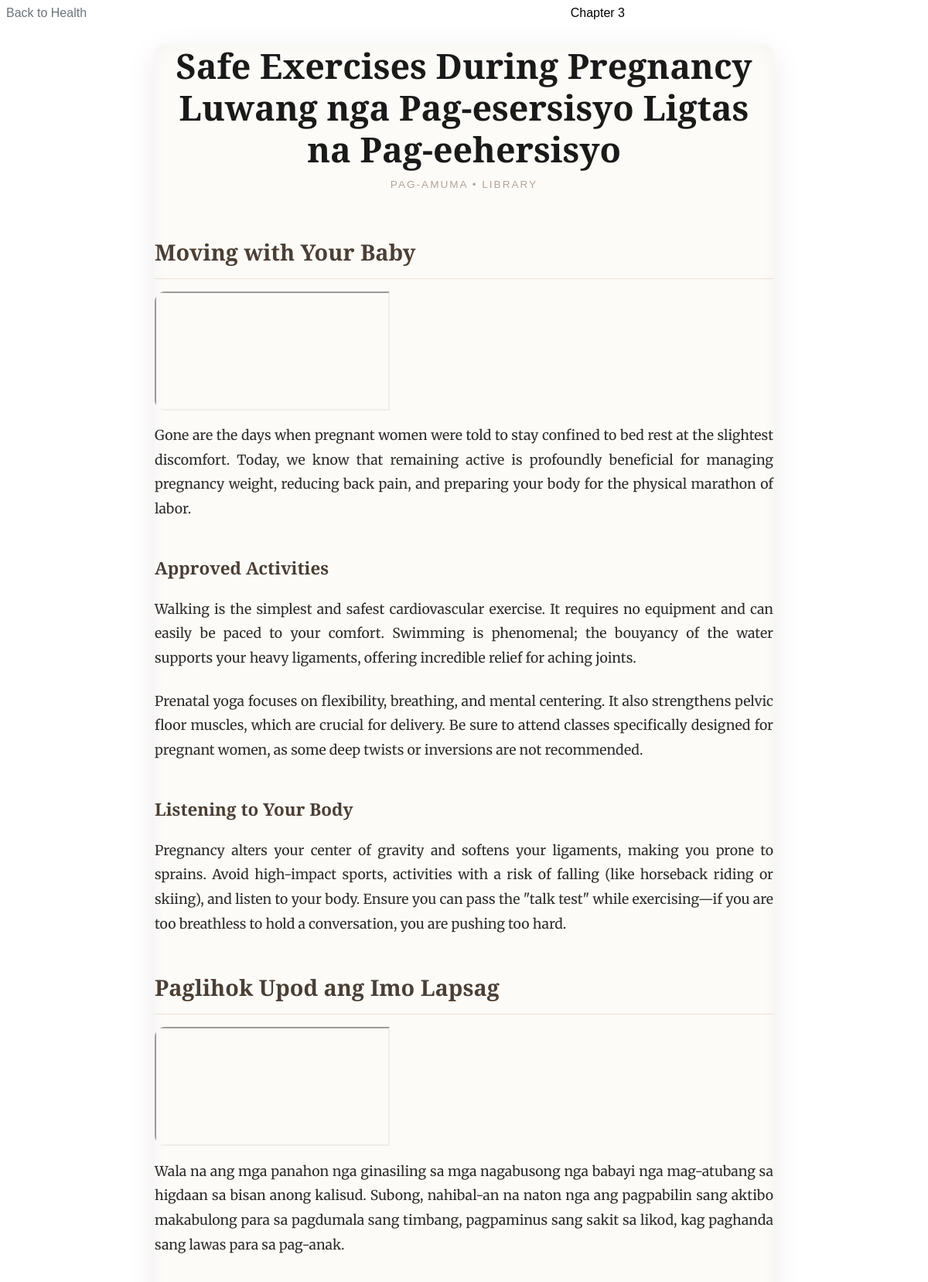
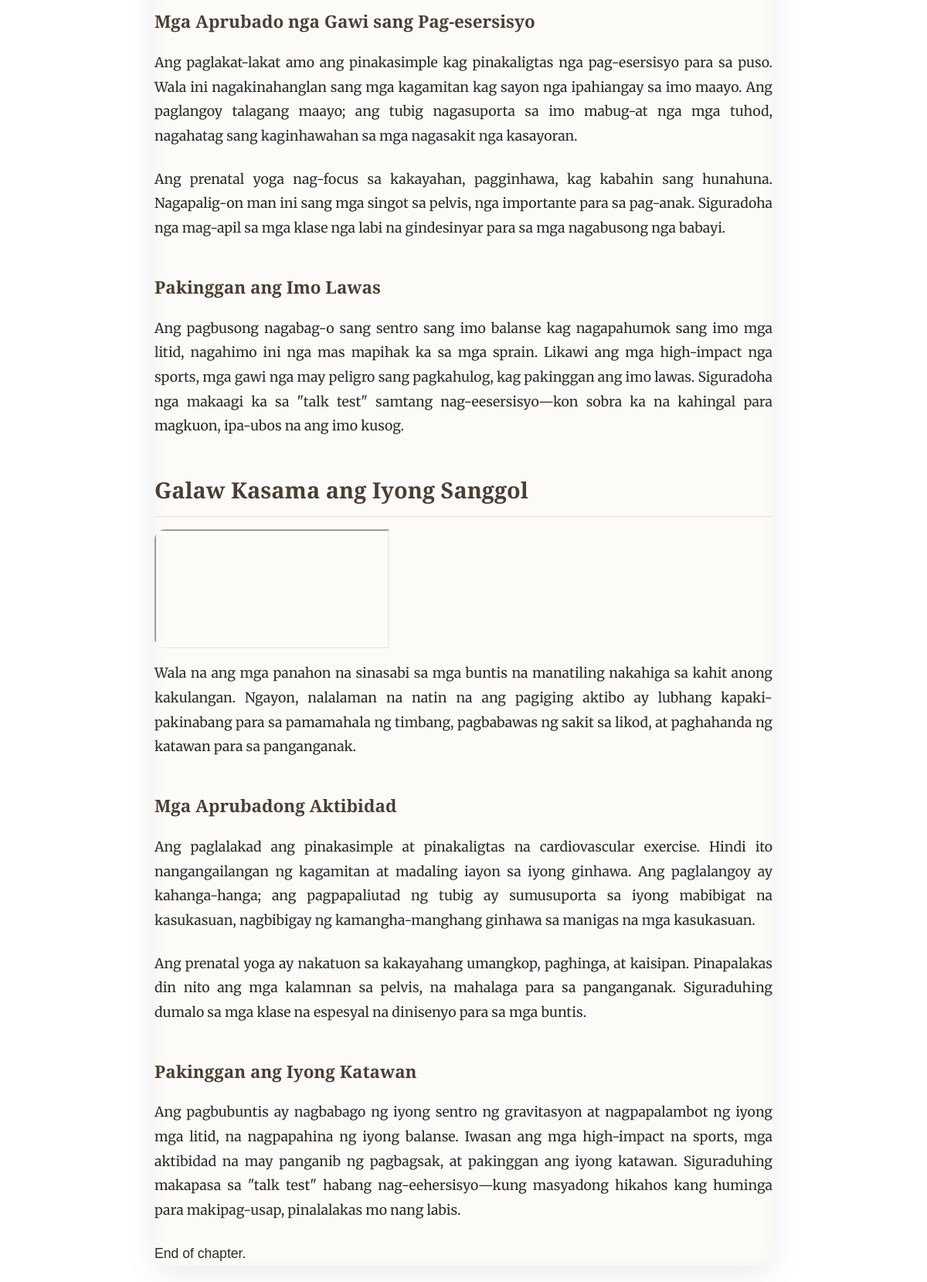
Page /mothers/pages/read_article.php?id=3 on the committed database (2 pictures, top to bottom).
### tables this page shows
CREATE TABLE IF NOT EXISTS `educational_modules` (
  `id` INT AUTO_INCREMENT PRIMARY KEY,
  `category` ENUM('health', 'parenting', 'emotional') NOT NULL,
  `title_en` VARCHAR(255) NOT NULL,
  `title_hil` VARCHAR(255) NOT NULL,
  `title_tl` VARCHAR(255) NOT NULL,
  `content_en` MEDIUMTEXT NOT NULL,
  `content_hil` MEDIUMTEXT NOT NULL,
  `content_tl` MEDIUMTEXT NOT NULL,
  `created_at` TIMESTAMP DEFAULT CURRENT_TIMESTAMP
);

### mothers/pages/read_article.php (the view, shortened to what this page needs)
<?php
require_once __DIR__ . '/../../config/db.php';
$article_id = $_GET['id'] ?? null;
$stmt = $pdo->prepare("SELECT * FROM educational_modules WHERE id = ?");
$stmt->execute([$article_id]);
$article = $stmt->fetch();
?>
<div class="container py-2">
    <div class="book-header-nav max-w-800 mx-auto" style="max-width: 800px;">
        <a href="index.php?page=<?= htmlspecialchars($article['category']) == 'health' ? 'health_modules' : htmlspecialchars($article['category']) ?>" class="book-back-btn">
            <i class="fa-solid fa-arrow-left me-2"></i> <span data-i18n="back_to">Back to</span>
            <span data-i18n="menu_<?= htmlspecialchars($article['category']) ?>">
                <?= ucfirst(htmlspecialchars($article['category'])) ?>
            </span>
        </a>
        <div class="text-muted small font-outfit" style="font-family: 'Outfit', sans-serif;">
            <i class="fa-regular fa-bookmark me-1"></i> Chapter <?= $article['id'] ?>
        </div>
    </div>
    <div class="book-reader p-4 p-md-5">
        <h1 class="chapter-title">
            <span class="lang-en"><?= htmlspecialchars($article['title_en']) ?></span>
            <span class="lang-hil d-none"><?= htmlspecialchars($article['title_hil']) ?></span>
            <span class="lang-tl d-none"><?= htmlspecialchars($article['title_tl']) ?></span>
        </h1>
        <div class="chapter-subtitle">PAG-AMUMA • Library</div>
        <div class="content-body">
            <div class="lang-en"><?= $article['content_en'] ?></div>
            <div class="lang-hil d-none"><?= $article['content_hil'] ?></div>
            <div class="lang-tl d-none"><?= $article['content_tl'] ?></div>
        </div>
        <div class="mt-5 text-center">
            <p class="text-muted small mt-3" style="font-family: 'Outfit', sans-serif;">End of chapter.</p>
        </div>
    </div>
</div>

### mothers/pages/read_article.php (style rules this page uses)
.book-reader { background-color: #fdfbf7; font-family: 'Merriweather', 'Georgia', serif; color: #2c2c2c; line-height: 1.8; font-size: 1.1rem; max-width: 800px; margin: 0 auto; border-radius: 12px; box-shadow: inset 0 0 20px rgba(0,0,0,0.03), 0 10px 40px rgba(0,0,0,0.08); }
.book-reader h1.chapter-title { font-family: 'Playfair Display', 'Merriweather', serif; font-size: 2.8rem; font-weight: 700; text-align: center; color: #1a1a1a; margin-bottom: 0.5rem; line-height: 1.2; }
.book-reader .chapter-subtitle { font-family: 'Outfit', sans-serif; color: #b0a599; text-align: center; text-transform: uppercase; letter-spacing: 2px; font-size: 0.85rem; margin-bottom: 3rem; }
.book-reader h3, .book-reader h4 { font-family: 'Playfair Display', serif; color: #4a3f35; margin-top: 2.5rem; margin-bottom: 1rem; font-weight: 600; }
.book-reader h3 { font-size: 1.8rem; border-bottom: 1px solid #eae1d8; padding-bottom: 0.5rem; }
.book-reader h4 { font-size: 1.4rem; }
.book-reader p { text-align: justify; margin-bottom: 1.5rem; }
.book-header-nav { display: flex; justify-content: space-between; align-items: center; margin-bottom: 2rem; }
.book-back-btn { color: #6c757d; text-decoration: none; font-family: 'Outfit', sans-serif; font-weight: 500; transition: color 0.2s; }

### rows in the picture
educational_modules: category "Health", id "3", title_en "Safe Exercises During Pregnancy", title_hil "Luwang nga Pag-esersisyo", title_tl "Ligtas na Pag-eehersisyo", content_en "Moving with Your Baby Gone are the days when pregnant women were told to stay confined to bed rest at the slightest discomfort. Today, we know that remaining active is profoundly beneficial for managing pregnancy weight, reducing back pain, and preparing your body for the physical marathon of labor. Approved Activities Walking is the simplest and safest cardiovascular exercise. It requires no equipment and can easily be paced to your comfort. Swimming is phenomenal; the bouyancy of the water supports your heavy ligaments, offering incredible relief for aching joints. Prenatal yoga focuses on flexibility, breathing, and mental centering. It also strengthens pelvic floor muscles, which are…", content_hil "Paglihok Upod ang Imo Lapsag Wala na ang mga panahon nga ginasiling sa mga nagabusong nga babayi nga mag-atubang sa higdaan sa bisan anong kalisud. Subong, nahibal-an na naton nga ang pagpabilin sang aktibo makabulong para sa pagdumala sang timbang, pagpaminus sang sakit sa likod, kag paghanda sang lawas para sa pag-anak. Mga Aprubado nga Gawi sang Pag-esersisyo Ang paglakat-lakat amo ang pinakasimple kag pinakaligtas nga pag-esersisyo para sa puso. Wala ini nagakinahanglan sang mga kagamitan kag sayon nga ipahiangay sa imo maayo. Ang paglangoy talagang maayo; ang tubig nagasuporta sa imo mabug-at nga mga tuhod, nagahatag sang kaginhawahan sa mga nagasakit nga kasayoran. Ang prenatal yoga…", content_tl "Galaw Kasama ang Iyong Sanggol Wala na ang mga panahon na sinasabi sa mga buntis na manatiling nakahiga sa kahit anong kakulangan. Ngayon, nalalaman na natin na ang pagiging aktibo ay lubhang kapaki-pakinabang para sa pamamahala ng timbang, pagbabawas ng sakit sa likod, at paghahanda ng katawan para sa panganganak. Mga Aprubadong Aktibidad Ang paglalakad ang pinakasimple at pinakaligtas na cardiovascular exercise. Hindi ito nangangailangan ng kagamitan at madaling iayon sa iyong ginhawa. Ang paglalangoy ay kahanga-hanga; ang pagpapaliutad ng tubig ay sumusuporta sa iyong mabibigat na kasukasuan, nagbibigay ng kamangha-manghang ginhawa sa manigas na mga kasukasuan. Ang prenatal yoga ay…"
